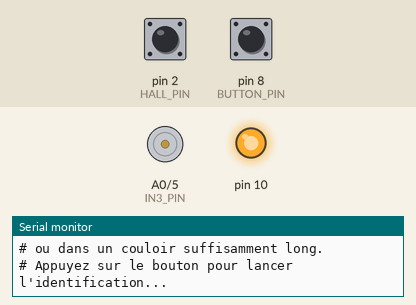
Recording of a sketch running on a simulated Arduino Nano Every. On the bench: motor-driver pin pairs drawn as motors (green arrow = first pin HIGH = forward, orange = second pin HIGH = backward, longer = more drive, scaled by the enable pin), output pins drawn as LEDs (lit = HIGH), the last lines printed to the serial monitor. The test bench sets the inputs (shaded band); at power-on: pin 8 (BUTTON_PIN) HIGH, pin 2 (HALL_PIN) HIGH.

Above: at 0.8 s.
0.9 s: pin 8 (BUTTON_PIN) pulled LOW for 0.15 s
At 1.9 s:
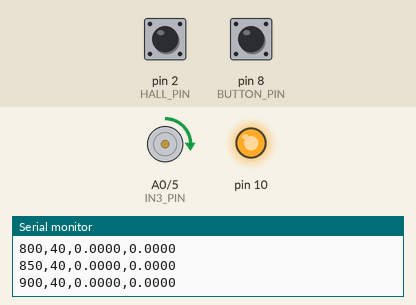
At 12.4 s:
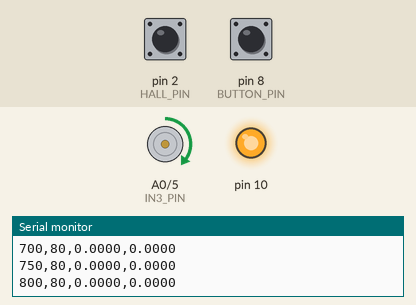
Timing chart, 0 to 18.3 s (numbered marks = the images above; inputs shaded):
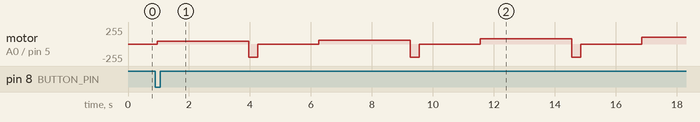

The sketch:

identification_moteur.ino
```cpp
/*
 * ============================================================
 *  IDENTIFICATION MOTEUR — estimation de K et τ
 *  TIPE CPGE PT — Arduino Nano Every
 * ============================================================
 *
 *  Principe :
 *  On applique un échelon de PWM au moteur et on mesure la
 *  réponse en vitesse. Le modèle du 1er ordre est :
 *
 *       τ × dv/dt + v(t) = K × u
 *
 *  Réponse à un échelon u = U₀ (constante) en partant de v=0 :
 *
 *       v(t) = K × U₀ × (1 − e^(−t/τ))
 *
 *  On en déduit :
 *    K × U₀ = v_∞         (vitesse de régime permanent)
 *    τ       = temps pour atteindre 63,2 % de v_∞
 *    K       = v_∞ / U₀   (U₀ = PWM_ECHELON / 255, normalisé)
 *
 *  Le programme effectue PLUSIEURS échelons à des PWM différents
 *  (PWM_MIN à PWM_MAX par pas de PWM_PAS) pour :
 *    1) détecter le seuil de démarrage réel du moteur
 *    2) vérifier la linéarité du modèle (K constant sur la plage)
 *    3) estimer τ de façon robuste (moyenne sur plusieurs échelons)
 *
 *  Chaque échelon dure DUREE_ECHELON_MS pour atteindre le régime.
 *  Entre deux échelons, on laisse le moteur s'arrêter (DUREE_ARRET_MS).
 *
 *  Sortie : port série à 115200 bauds.
 *  Format CSV (pour tracer avec Python / Excel) :
 *    t_ms, pwm, vitesse_ms
 *  Puis, après tous les échelons, un résumé :
 *    # PWM_echelon, v_inf_ms, K_estime, tau_estime_ms
 *
 *  Brancher la voiture sur un support (roues en l'air) ou
 *  sur un couloir droit suffisamment long.
 * ============================================================
 */

/* ─── Broches (identiques au projet AAC) ────────────────── */
#define HALL_PIN   2    // Capteur Hall — interruption INT0
#define ENB_PIN    9    // L298N ENB — PWM
#define IN3_PIN    A0   // L298N IN3
#define IN4_PIN    5    // L298N IN4
#define BUTTON_PIN 8    // Bouton START (même câblage que l'AAC)

/* ─── Paramètres physiques (identiques au projet AAC) ────── */
const float   PERIMETRE_M  = 3.14159f * 0.083f;  // π × 83 mm
const uint8_t NB_AIMANTS   = 3;
const float   PAS_M        = PERIMETRE_M / NB_AIMANTS;  // ≈ 0,0869 m

/* ─── Paramètres de l'identification ─────────────────────── */
// Série d'échelons : on teste ces valeurs de PWM une par une.
// On commence bas pour trouver le seuil, on monte pour la linéarité.
const uint8_t ECHELONS[] = {40, 60, 80, 100, 120, 150, 180, 210, 240};
const uint8_t NB_ECHELONS = sizeof(ECHELONS) / sizeof(ECHELONS[0]);

// Durée de chaque phase
const uint32_t DUREE_ECHELON_MS = 3000;  // 3 s : largement suffisant pour le régime
const uint32_t DUREE_ARRET_MS   = 2000;  // 2 s d'arrêt entre deux échelons

// Période d'échantillonnage de la mesure de vitesse
const uint16_t PERIODE_MESURE_MS = 50;   // 50 ms = même que l'AAC

// Seuil pour considérer que le régime permanent est atteint :
// la vitesse ne varie plus de plus de SEUIL_REGIME m/s sur les
// FENETRE_REGIME dernières mesures.
const float   SEUIL_REGIME_MS  = 0.005f; // 5 mm/s de variation max
const uint8_t FENETRE_REGIME   = 8;       // sur 8 × 50 ms = 400 ms

/* ─── Variables Hall (ISR) ────────────────────────────────── */
volatile uint32_t hallCount       = 0;
volatile uint32_t hallLastTime_us = 0;
volatile uint32_t hallPeriode_us  = 0;
volatile bool     hallNouveau     = false;

void hallISR() {
  hallCount++;
  uint32_t now = micros();
  if (hallLastTime_us != 0) {
    hallPeriode_us = now - hallLastTime_us;
    hallNouveau    = true;
  }
  hallLastTime_us = now;
}

/* ─── Variables globales ──────────────────────────────────── */
uint32_t lastHallCount  = 0;
float    vitesse_ms     = 0.0f;  // méthode fréquencemétrique (robuste à basse v)
float    vitesse_per_ms = 0.0f;  // méthode période (précise à v > 0)

// Résultats par échelon
float v_inf[NB_ECHELONS];    // vitesse de régime permanent (m/s)
float tau_ms[NB_ECHELONS];   // constante de temps estimée (ms)
float K_est[NB_ECHELONS];    // gain statique estimé


/* ─── Commande moteur ─────────────────────────────────────── */
void motorAvant(uint8_t pwm) {
  digitalWrite(IN3_PIN, HIGH);
  digitalWrite(IN4_PIN, LOW);
  analogWrite(ENB_PIN, pwm);
}

void motorStop() {
  // Freinage actif pour arrêt rapide entre les échelons
  digitalWrite(IN3_PIN, LOW);
  digitalWrite(IN4_PIN, HIGH);
  analogWrite(ENB_PIN, 200);
  delay(300);
  // Puis roue libre
  analogWrite(ENB_PIN, 0);
  digitalWrite(IN3_PIN, LOW);
  digitalWrite(IN4_PIN, LOW);
}


/* ─── Calcul de vitesse ───────────────────────────────────── */

// Méthode fréquencemétrique : fiable même à très basse vitesse
float calculerVitesseFreq(uint32_t dt_ms) {
  noInterrupts();
  uint32_t count = hallCount;
  interrupts();
  uint32_t delta = count - lastHallCount;
  lastHallCount  = count;
  if (dt_ms == 0) return 0.0f;
  return ((float)delta / NB_AIMANTS) * PERIMETRE_M / (dt_ms / 1000.0f);
}

// Méthode période : précise à vitesse stable
float calculerVitessePeriode() {
  noInterrupts();
  uint32_t dernier = hallLastTime_us;
  interrupts();
  if (dernier == 0) return 0.0f;
  // Timeout 2 s → roue à l'arrêt
  if ((micros() - dernier) > 2000000UL) return 0.0f;
  noInterrupts();
  uint32_t per = hallPeriode_us;
  hallNouveau  = false;
  interrupts();
  if (per == 0) return 0.0f;
  float v = PAS_M / (per / 1000000.0f);
  return (v > 5.0f) ? vitesse_per_ms : v;  // garde-fou rebond
}


/* ─── Attendre le bouton START ────────────────────────────── */
void attendreBouton() {
  Serial.println(F("# Appuyez sur le bouton pour lancer l'identification..."));
  // Attendre relâchement d'abord (sécurité)
  while (digitalRead(BUTTON_PIN) == LOW) delay(10);
  // Attendre appui
  while (digitalRead(BUTTON_PIN) == HIGH) delay(10);
  delay(50);  // anti-rebond
  Serial.println(F("# Démarrage !"));
}


/* ─── Un échelon complet ──────────────────────────────────── */
/*
 * Applique un échelon de PWM `pwm_val` pendant DUREE_ECHELON_MS.
 * Envoie les données CSV sur le port série.
 * Estime v_∞ et τ.
 * Stocke les résultats dans v_inf[idx], tau_ms[idx], K_est[idx].
 */
void faireEchelon(uint8_t idx, uint8_t pwm_val) {

  Serial.print(F("# --- Echelon PWM = "));
  Serial.print(pwm_val);
  Serial.println(F(" ---"));
  Serial.println(F("t_ms,pwm,vitesse_freq_ms,vitesse_per_ms"));

  // Remise à zéro du capteur Hall
  noInterrupts();
  hallCount       = 0;
  hallLastTime_us = 0;
  hallPeriode_us  = 0;
  hallNouveau     = false;
  interrupts();
  lastHallCount = 0;
  vitesse_ms    = 0.0f;
  vitesse_per_ms = 0.0f;

  // Buffer circulaire pour détecter le régime permanent
  float buf_regime[FENETRE_REGIME] = {0};
  uint8_t buf_idx = 0;

  uint32_t t_debut      = millis();
  uint32_t lastMesure   = t_debut;
  float    t63_ms       = -1.0f;  // temps pour atteindre 63,2 % de v_∞
  float    v_max        = 0.0f;   // vitesse max observée (≈ v_∞)
  bool     regime_atteint = false;

  // Appliquer l'échelon
  motorAvant(pwm_val);

  while (millis() - t_debut < DUREE_ECHELON_MS) {
    uint32_t now = millis();

    if (now - lastMesure >= PERIODE_MESURE_MS) {
      uint32_t dt_ms = now - lastMesure;
      lastMesure = now;
      uint32_t t_relatif = now - t_debut;

      // Mesures de vitesse
      vitesse_ms     = calculerVitesseFreq(dt_ms);
      vitesse_per_ms = calculerVitessePeriode();

      // On utilise la méthode période si disponible (plus précise en régime)
      // sinon la méthode fréquencemétrique.
      float v_courante = (vitesse_per_ms > 0.01f) ? vitesse_per_ms : vitesse_ms;

      // Mise à jour de v_max
      if (v_courante > v_max) v_max = v_courante;

      // Détection de τ : premier passage à 63,2 % de v_max actuel
      // On ne le fait qu'une fois (t63_ms == -1) et seulement si
      // v_max est déjà crédible (> 0,02 m/s, pas du bruit).
      // Note : v_max évolue → on utilise une estimation conservative.
      if (t63_ms < 0 && v_max > 0.02f && v_courante >= 0.632f * v_max) {
        t63_ms = (float)t_relatif;
      }

      // Remplissage du buffer de régime
      buf_regime[buf_idx % FENETRE_REGIME] = v_courante;
      buf_idx++;

      // Détection du régime permanent (après au moins une fenêtre complète)
      if (buf_idx >= FENETRE_REGIME && !regime_atteint) {
        float v_min_buf = buf_regime[0], v_max_buf = buf_regime[0];
        for (uint8_t i = 1; i < FENETRE_REGIME; i++) {
          if (buf_regime[i] < v_min_buf) v_min_buf = buf_regime[i];
          if (buf_regime[i] > v_max_buf) v_max_buf = buf_regime[i];
        }
        if ((v_max_buf - v_min_buf) < SEUIL_REGIME_MS) {
          regime_atteint = true;
          // v_∞ = moyenne du buffer
          float somme = 0;
          for (uint8_t i = 0; i < FENETRE_REGIME; i++) somme += buf_regime[i];
          v_inf[idx] = somme / FENETRE_REGIME;
        }
      }

      // Sortie CSV
      Serial.print(t_relatif);        Serial.print(',');
      Serial.print(pwm_val);          Serial.print(',');
      Serial.print(vitesse_ms,   4);  Serial.print(',');
      Serial.println(vitesse_per_ms, 4);
    }
  }

  motorStop();

  // Si le régime n'a pas été détecté automatiquement (PWM trop faible
  // pour démarrer, ou moteur trop lent), v_∞ = v_max observée.
  if (!regime_atteint || v_inf[idx] < 0.005f) {
    v_inf[idx] = v_max;
  }

  // Estimation finale de τ :
  // Si on a détecté le passage à 63,2 % : on utilise t63_ms.
  // Sinon (régime pas atteint à temps) : τ est indéterminé.
  if (t63_ms > 0) {
    tau_ms[idx] = t63_ms;
  } else {
    tau_ms[idx] = -1.0f;  // indéterminé
  }

  // K = v_∞ / U₀   avec U₀ = pwm_val / 255 (normalisé entre 0 et 1)
  float U0 = (float)pwm_val / 255.0f;
  K_est[idx] = (U0 > 0.001f && v_inf[idx] > 0.005f) ? (v_inf[idx] / U0) : 0.0f;

  // Résumé de l'échelon
  Serial.print(F("# Resultat : v_inf="));  Serial.print(v_inf[idx], 4);
  Serial.print(F(" m/s  tau="));
  if (tau_ms[idx] > 0) { Serial.print(tau_ms[idx], 1); Serial.print(F(" ms")); }
  else                  { Serial.print(F("indetermine")); }
  Serial.print(F("  K="));               Serial.println(K_est[idx], 4);
  Serial.println();

  // Pause entre échelons
  delay(DUREE_ARRET_MS);
}


/* ─── Résumé final et conseils ────────────────────────────── */
void afficherResume() {
  Serial.println(F("# ============================================"));
  Serial.println(F("# RESUME DE L'IDENTIFICATION"));
  Serial.println(F("# PWM, v_inf_ms, K_estime, tau_ms"));

  // Calcul des moyennes sur les échelons valides (moteur démarre + τ connu)
  float somme_K   = 0, somme_tau = 0;
  uint8_t n_K = 0, n_tau = 0;
  uint8_t pwm_seuil = 0;  // plus petit PWM avec v_inf > 0,02 m/s

  for (uint8_t i = 0; i < NB_ECHELONS; i++) {
    Serial.print(F("# "));
    Serial.print(ECHELONS[i]);    Serial.print(F(", "));
    Serial.print(v_inf[i], 4);   Serial.print(F(", "));
    Serial.print(K_est[i], 4);   Serial.print(F(", "));
    if (tau_ms[i] > 0) Serial.println(tau_ms[i], 1);
    else                Serial.println(F("N/A"));

    if (K_est[i] > 0.01f) {
      somme_K += K_est[i];
      n_K++;
      if (pwm_seuil == 0) pwm_seuil = ECHELONS[i];
    }
    if (tau_ms[i] > 0) {
      somme_tau += tau_ms[i];
      n_tau++;
    }
  }

  Serial.println(F("# ============================================"));
  Serial.println(F("# VALEURS A ENTRER DANS simulation_AAC.py :"));

  if (n_K > 0) {
    float K_moy = somme_K / n_K;
    Serial.print(F("# K_MOTEUR  = "));
    Serial.println(K_moy, 4);
  } else {
    Serial.println(F("# K_MOTEUR  = indetermine (moteur n'a pas demarre)"));
  }

  if (n_tau > 0) {
    float tau_moy_s = (somme_tau / n_tau) / 1000.0f;
    Serial.print(F("# TAU_MOTEUR = "));
    Serial.print(tau_moy_s, 4);
    Serial.println(F(" s"));
  } else {
    Serial.println(F("# TAU_MOTEUR = indetermine"));
  }

  if (pwm_seuil > 0) {
    float seuil_norm = (float)pwm_seuil / 255.0f;
    Serial.print(F("# SEUIL_DEMARRAGE = "));
    Serial.print(seuil_norm, 3);
    Serial.print(F("  (PWM = "));
    Serial.print(pwm_seuil);
    Serial.println(F(")"));
  }

  Serial.println(F("# ============================================"));
  Serial.println(F("# FIN. Vous pouvez fermer le moniteur serie."));
}


/* ─── SETUP ──────────────────────────────────────────────── */
void setup() {
  Serial.begin(115200);

  // Hall
  pinMode(HALL_PIN, INPUT_PULLUP);
  attachInterrupt(digitalPinToInterrupt(HALL_PIN), hallISR, FALLING);

  // Moteur
  pinMode(ENB_PIN,  OUTPUT);
  pinMode(IN3_PIN,  OUTPUT);
  pinMode(IN4_PIN,  OUTPUT);
  analogWrite(ENB_PIN, 0);
  digitalWrite(IN3_PIN, LOW);
  digitalWrite(IN4_PIN, LOW);

  // Bouton
  pinMode(BUTTON_PIN, INPUT_PULLUP);

  // D10 en OUTPUT : nécessaire pour le SPI master même sans SD ici
  pinMode(10, OUTPUT);
  digitalWrite(10, HIGH);

  Serial.println(F("# ============================================"));
  Serial.println(F("# IDENTIFICATION MOTEUR — AAC TIPE"));
  Serial.println(F("# ============================================"));
  Serial.print(F("# Roue : perimetre = "));
  Serial.print(PERIMETRE_M, 4);
  Serial.print(F(" m  |  aimants = "));
  Serial.println(NB_AIMANTS);
  Serial.print(F("# Echelons : "));
  for (uint8_t i = 0; i < NB_ECHELONS; i++) {
    Serial.print(ECHELONS[i]);
    if (i < NB_ECHELONS - 1) Serial.print(F(", "));
  }
  Serial.println();
  Serial.print(F("# Duree par echelon : "));
  Serial.print(DUREE_ECHELON_MS);
  Serial.println(F(" ms"));
  Serial.println(F("# Placez la voiture sur un support (roues libres)"));
  Serial.println(F("# ou dans un couloir suffisamment long."));
  Serial.println();

  attendreBouton();
}


/* ─── LOOP ───────────────────────────────────────────────── */
void loop() {
  // Tous les échelons sont lancés séquentiellement depuis setup()
  // via loop() au premier tour, puis on ne fait plus rien.

  static bool done = false;
  if (done) return;
  done = true;

  for (uint8_t i = 0; i < NB_ECHELONS; i++) {
    faireEchelon(i, ECHELONS[i]);
  }

  afficherResume();
}
```

Measured:
- after the input at 0.9 s, motor on A0 (IN3_PIN) / pin 5 (IN4_PIN): ramps from backward 200/255 to forward 100/255 and jumps back, once every 5.3 s
